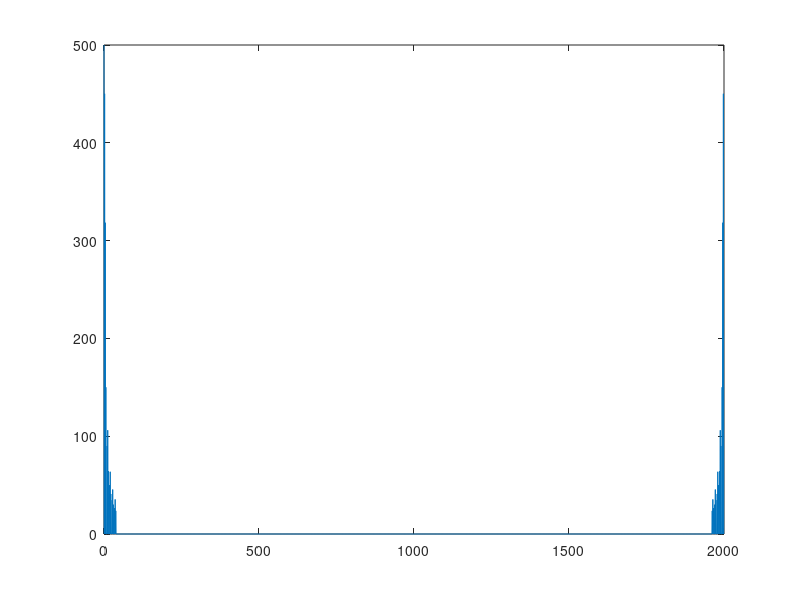

Source code (MATLAB): (Note: this script raises an error after producing the figure.)
f_0 = 2;

N = 20;

r = [1/2 1/3 1/4];
r_choisi = 3;

f_e = 50 * N * f_0;
Temps = [0 : 1/f_e : 1-1/f_e];
x_2 = r(r_choisi) * ones(1, length(Temps));


for n = 1 : N
    x_2 = x_2 + ((2 * sin(n * pi * r(r_choisi))) / (n * pi)) * cos(n * pi * 2 * f_0 * Temps);
end

X_2 = fft(x_2);
X_2 = abs(X_2);
Freq = [0 : (f_e / length(Temps)) : f_e - f_e / length(Temps)];

figure
plot(Freq, X_2)
title("x2 pour N = " + N + " et r = " + r(r_choisi))
xlabel("Fréquence")
ylabel("x2")
